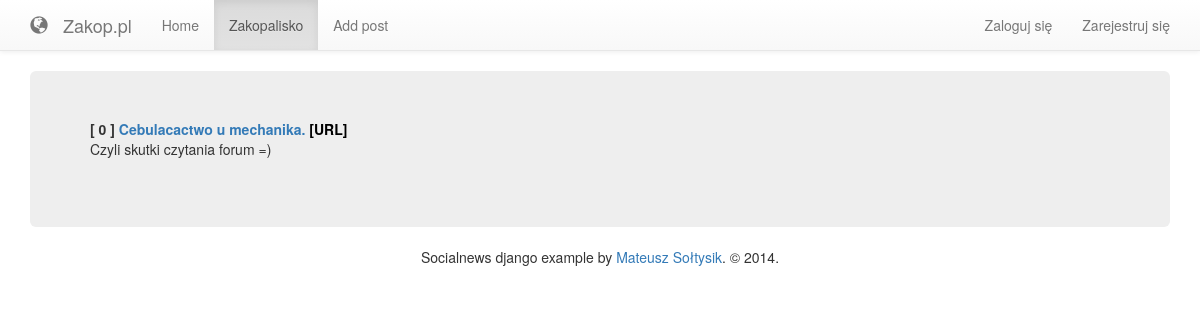
/zakopalisko/, run on an earlier commit of the app's database.
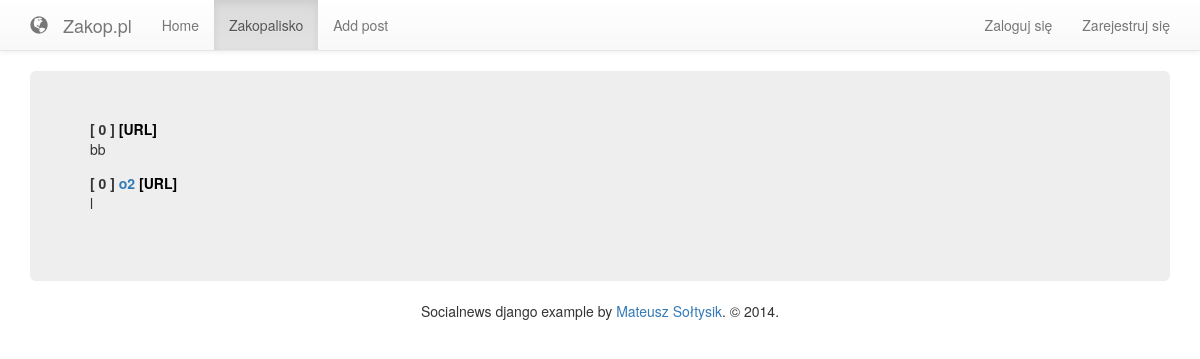
And on a later commit of the database.
### posts/models.py (models this page shows, shortened)
class Post(models.Model):
    title = models.CharField('Title', max_length=100, blank=False)
    author = models.ForeignKey(User, blank=False)
    url = models.URLField('URL', max_length=100, blank=False)
    submitted_on = models.DateTimeField(auto_now_add=True)
    tags = models.ManyToManyField(Tag)
    descriptions = models.TextField('Descriptions', max_length=100)
    points = models.DecimalField(default=0, max_digits=7, decimal_places=2)
    with_votes = PostVoteCountManager()
    objects = models.Manager()

### posts/views.py (the view)
# urls.py: url(r'^zakopalisko/$', PostListAllView.as_view(), name='lounge'),
class PostListAllView(ListView):
    model = Post
    queryset = Post.with_votes.annotate(count=Count('vote')).exclude(
        count__gte=number_votes_to_main)
    paginate_by = 5
    template_name = "posts/post_list_all.html"
    def get_context_data(self, **kwargs):
        context = super(PostListAllView, self).get_context_data(**kwargs)
        if self.request.user.is_authenticated():
            voted = Vote.objects.filter(voter=self.request.user)
            posts_in_page = [post.id for post in context["object_list"]]
            voted = voted.filter(post_id__in=posts_in_page)
            voted = voted.values_list('post_id', flat=True)
            context["voted"] = voted
        return context

### templates/posts/post_list_all.html (shortened to what this page needs)
{% extends 'base.html' %}
{% block content %}
    <dl>
    {% for post in object_list %}
        <form method="post" action="{% url 'vote' %}" class="vote_form">
            <dt> [ {{ post.votes }} ]
            <b><a href="{% url 'post_detail' pk=post.pk %}">{{ post.title }}</a></b>
                <a class="seagreen" href="{{ post.url }}" target="_blank">[URL]</a>
            </dt>
            <dd>{{ post.descriptions }}</dd>
        </form>
        {% endfor %}
    </dl>
{% endblock %}

What changed in the data, as far as the page shows it:
now on this page (row edited): Post: votes "0", descriptions "bb"
changed Post (number 2 of 2 on the later page): title "Cebulacactwo u mechanika." → "o2"; descriptions "Czyli skutki czytania forum =)" → "l"
